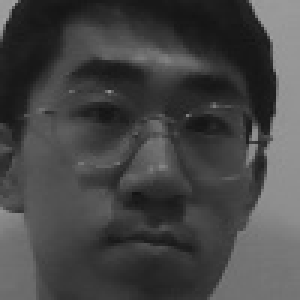
#> input picture CVpro1/0.jpg, 100 x 100 px, given in place of the camera (shown 3 times larger)
$ python cropFromVideo.py
#> lines starting #> are read from the running program, lines starting #| are printed output that depends on the picture; after the words box and inside, x2 and y2 are one past the last pixel; in counts of white or black regions, pixels touching at a corner belong together
import cv2
import numpy as np

#import cv2 Classifiers
face_cascade = cv2.CascadeClassifier('opencv/data/haarcascades/haarcascade_frontalface_default.xml')
video_capture = cv2.VideoCapture(0)
number = 0

while(number<10):
    # Capture frame-by-frame
    ret, frame = video_capture.read()
#> frame is the input picture: shape (100, 100, 3); min 19, max 164, mean 69.3
    gray = cv2.cvtColor(frame, cv2.COLOR_BGR2GRAY)

    faces = face_cascade.detectMultiScale(
        gray,
        scaleFactor=1.3,
        minNeighbors=5
    )
#> faces = [[8, 5, 89, 89]]

    # Draw a rectangle around the faces and eyes
    for (x, y, w, h) in faces:

        cv2.rectangle(frame,(x,y),(x+w,y+h),(0,255,0),2)
        #crop the image, resize to 100*100
        roi_gray = gray[y:y+h, x:x+w]
        resized = cv2.resize(roi_gray,(100,100))
        #save image in crop folder,required to create before running code
        cv2.imwrite('CVpro1/cap/crop'+str(number)+'.jpg',resized)
        number = number +1
        print(w,h)
        cv2.waitKey(150)
#> this loop made 1 pass
#> (x, y, w, h, number) on pass 1: (8, 5, 89, 89, 1)
#| 89 89
#> pass 1, `roi_gray = gray[y:y+h, x:x+w]`:
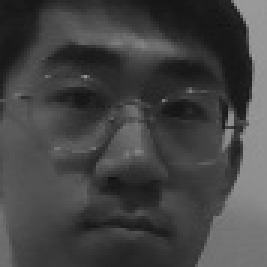
#> roi_gray: shape (89, 89) (shown 3 times larger); min 19, max 158, mean 67.5
#> after the loop:
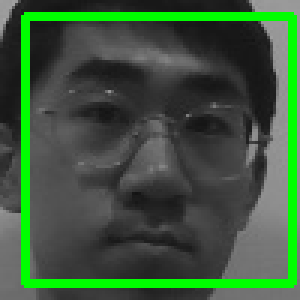
#> frame: shape (100, 100, 3) (shown 3 times larger); 10.64% of pixels changed, all inside (x1, y1, x2, y2) = (7, 4, 99, 96)
#> after the loop, number = 1

    # Display the resulting frame
    cv2.imshow('Video', frame)
    if cv2.waitKey(1) & 0xFF == ord('q'):
#> (key q is pressed here)
        break

# When everything is done, release the capture
video_capture.release()
cv2.destroyAllWindows()

$ run again, on CVpro1/1.jpg
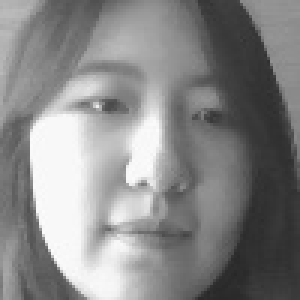
#> input picture CVpro1/1.jpg, 100 x 100 px, given in place of the camera (shown 3 times larger)
#> frame is the input picture: shape (100, 100, 3); min 39, max 253, mean 135.2
#> faces = [[8, 6, 87, 87]]
#> the loop `for (x, y, w, h) in faces: ` made 1 pass
#> (x, y, w, h, number) on pass 1: (8, 6, 87, 87, 1)
#> (printed output is left out)
#> pass 1, `roi_gray = gray[y:y+h, x:x+w]`:
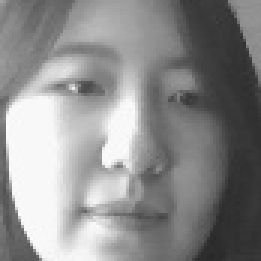
#> roi_gray: shape (87, 87) (shown 3 times larger); min 39, max 253, mean 140.6
#> after the loop `for (x, y, w, h) in faces:`:
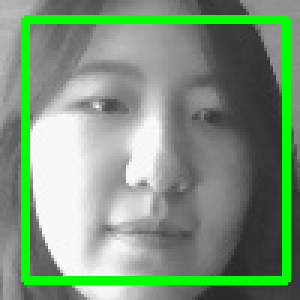
#> frame: shape (100, 100, 3) (shown 3 times larger); 10.4% of pixels changed, all inside (x1, y1, x2, y2) = (7, 5, 97, 95)
#> after the loop `for (x, y, w, h) in faces:`: number = 1

$ run again, on CVpro1/3.jpg
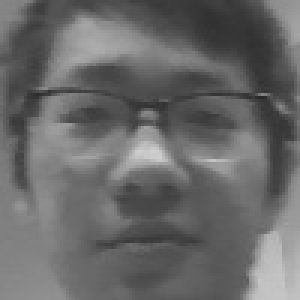
#> input picture CVpro1/3.jpg, 100 x 100 px, given in place of the camera (shown 3 times larger)
#> frame is the input picture: shape (100, 100, 3); min 41, max 207, mean 104.8
#> faces = [[5, 7, 89, 89]]
#> the loop `for (x, y, w, h) in faces: ` made 1 pass
#> (x, y, w, h, number) on pass 1: (5, 7, 89, 89, 1)
#> (printed output is left out)
#> pass 1, `roi_gray = gray[y:y+h, x:x+w]`:
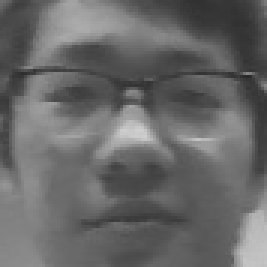
#> roi_gray: shape (89, 89) (shown 3 times larger); min 41, max 207, mean 103.8
#> after the loop `for (x, y, w, h) in faces:`:
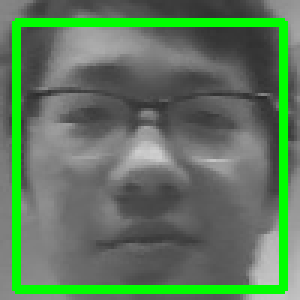
#> frame: shape (100, 100, 3) (shown 3 times larger); 10.64% of pixels changed, all inside (x1, y1, x2, y2) = (4, 6, 96, 98)
#> after the loop `for (x, y, w, h) in faces:`: number = 1
